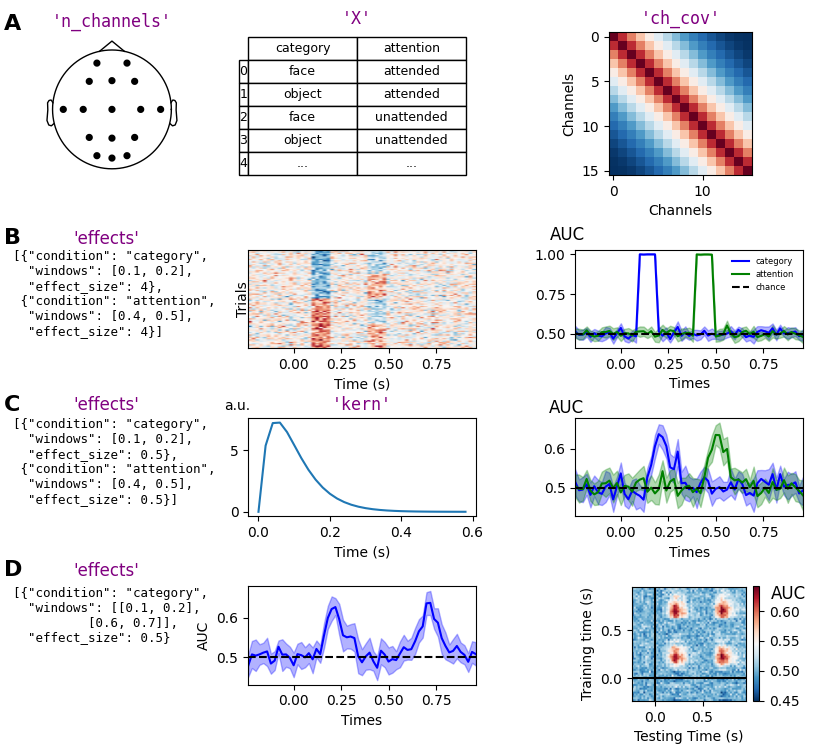

The script that saved this image:
import mne
import pylustrator
import pandas as pd
import matplotlib.pyplot as plt
import scipy
import numpy as np
from multisim import Simulator
from sklearn.svm import SVC
from sklearn.pipeline import make_pipeline
from sklearn.preprocessing import StandardScaler
from mne.decoding import SlidingEstimator, GeneralizingEstimator, cross_val_multiscore
from mne.stats import permutation_cluster_1samp_test, bootstrap_confidence_interval
from scipy.stats import gamma as gamma_dist


def do_decoding(epochs, labels, estimator):
    scores = {' vs. '.join(np.sort(list(set(lbls)))): [] for lbls in labels}
    for epo in epochs:
        for lbls in labels:
            # Extract the data:
            data = epo.get_data()
            # Classification of category
            scores[' vs. '.join(np.sort(list(set(lbls))))].append(
                np.mean(
                    cross_val_multiscore(
                        estimator, data, lbls, cv=5, n_jobs=-1, verbose="WARNING"
                    ),
                    axis=0,
                )
            )
    return {key: np.array(val) for key, val in scores.items()}

# =================================================================================
# 1. Simulate data with various effects specifications:

# ====================================================
# 1.1. Specify fixed parameters:
n_channels = 8  # EEG system with 32 electrodes
n_subjects = 20  # Recording from 20 subjects
noise_std = 1 # Variance of the data
ch_cov = None  # Assuming that the data of each sensor are independent
tmin = -0.2
tmax = 1.0
sfreq = 50  # Simulating data at 50Hz
X = np.array([[1, 1, -1, -1] * 20, [1, -1] * 40]).T # Design matrix
cond_names = ["category", "attention"] # Name of experimental conditions
X = pd.DataFrame(X, columns=cond_names)  # Add a column for the interaction between category and attention
mapping = {"category": {1: "face", -1: "object"}, "attention": {1: "attended", -1: "unattended"}}
cate_lbl = np.array([mapping["category"][val] for val in X.to_numpy()[:, 0]]) # Labels for decoding
att_lbl = np.array([mapping["attention"][val] for val in X.to_numpy()[:, 1]]) # Labels for decoding
ch_cov = scipy.linalg.toeplitz(np.linspace(1, 0, 16)**2) # Channels by channels covariance matrix

# ====================================================
# 1.2. Specify effects:
effects_strong = [
    {"condition": 'category',
        "windows": [0.1, 0.2],
        "effect_size": 4},
    {"condition": 'attention',
        "windows": [0.4, 0.5],
        "effect_size": 4},
]
effects_medium = [
    {"condition": 'category',
        "windows": [0.1, 0.2],
        "effect_size": 0.5},
    {"condition": 'attention',
        "windows": [0.4, 0.5],
        "effect_size": 0.5},
]
effects_temp_gen = [
    {"condition": 'category',
        "windows": [[0.1, 0.2], [0.6, 0.7]],
        "effect_size": 0.5}
]

# Create kernel:
t = np.arange(0, 0.6, 1 / sfreq)  # time vector (in seconds)
kernel = gamma_dist(a=2, scale=0.05).pdf(t)

# ====================================================
# 1.3. Simulate effects:

# 1.3.1. Strong effects:
sims = Simulator(
    X,  # Design matrix
    effects_strong,    # effects to simulate
    noise_std,  # Observation noise
    n_channels,  # Number of channelss
    n_subjects,  # Number of subjects
    -0.25,
    1.0,  # Start and end of epochs
    sfreq,  # Sampling frequency of the data
    random_state=48
)
epochs_strong = sims.export_to_mne(X=X.copy(), mapping=mapping)

# 1.3.2. Effects with kernel
sims = Simulator(
    X,  # Design matrix
    effects_medium,    # effects to simulate
    noise_std,  # Observation noise
    n_channels,  # Number of channelss
    n_subjects,  # Number of subjects
    -0.25,
    1.0,  # Start and end of epochs
    sfreq,  # Sampling frequency of the data
    kern=kernel,
    random_state=48
)
epochs_kernel = sims.export_to_mne(X=X.copy(), mapping=mapping)

# 1.3.3. Effects with temporal generalization
sims = Simulator(
    X,  # Design matrix
    effects_temp_gen,    # effects to simulate
    noise_std,  # Observation noise
    n_channels,  # Number of channelss
    n_subjects,  # Number of subjects
    -0.25,
    1.0,  # Start and end of epochs
    sfreq,  # Sampling frequency of the data
    kern=kernel,
    random_state=48
)
epochs_temp_gen = sims.export_to_mne(X=X.copy(), mapping=mapping)

# =================================================================================
# 2. Perform decoding:

# Create the classifier:
clf = make_pipeline(StandardScaler(), SVC())
# Time resolved
time_decod = SlidingEstimator(clf, n_jobs=None, scoring="accuracy", verbose=True)
cross_temp_decod = GeneralizingEstimator(clf, n_jobs=None, scoring="accuracy", verbose=True)

scores_strong = do_decoding(epochs_strong, [cate_lbl, att_lbl], time_decod)
scores_kernel = do_decoding(epochs_kernel, [cate_lbl, att_lbl], time_decod)
scores_temp_gen = do_decoding(epochs_temp_gen, [cate_lbl, att_lbl], cross_temp_decod)

# =================================================================================
# 3. Plotting
pylustrator.start()
fig, ax = plt.subplots(4, 3, figsize=(8.27, 11.69))

# ====================================================
# 3.1. Upper row (data parameters):
# 3.1.1. Left: Plot montage
montage = mne.channels.make_standard_montage("biosemi16")
montage.plot(kind='topomap', show_names=False, axes=ax[0, 0], show=False)
ax[0, 0].set_title("'n_channels'", fontsize=12, fontfamily='monospace', color='purple', 
                   bbox=dict(boxstyle="round,pad=0.2", fc="whitesmoke", ec="gray", lw=0.5))

# 3.1.2. Middle: Plot the design matrix:
X = pd.DataFrame({
    "category": ['face', 'object', 'face', 'object', '...'],
    "attention": ['attended', 'attended', 'unattended', 'unattended', '...'],
})
ax[0, 1].set_axis_off()
pd.plotting.table(ax[0, 1], X, loc='upper center', cellLoc='center')
ax[0, 1].set_title("'X'", fontsize=12, fontfamily='monospace', color='purple', 
                   bbox=dict(boxstyle="round,pad=0.2", fc="whitesmoke", ec="gray", lw=0.5))

# 3.1.3. Right: Plot covariance matrix:
ax[0, 2].imshow(ch_cov, aspect='equal', cmap='RdBu_r')
ax[0, 2].set_title("'ch_cov'", fontsize=12, fontfamily='monospace', color='purple', 
                   bbox=dict(boxstyle="round,pad=0.2", fc="whitesmoke", ec="gray", lw=0.5))
ax[0, 2].set_xlabel('Channels')
ax[0, 2].set_ylabel('Channels')

# ====================================================
# 3.2. 2nd row (minimal example):

# 3.2.1. Left: Plot effects dict:
# Convert to formatted string
text = (
    '[{"condition": "category",\n'
    '  "windows": [0.1, 0.2],\n'
    '  "effect_size": 4},\n'
    ' {"condition": "attention",\n'
    '  "windows": [0.4, 0.5],\n'
    '  "effect_size": 4}]'
)
ax[1, 0].text(0, 1, text, fontsize=12, va='top', ha='left', family='monospace')
ax[1, 0].set_title("'effects'", fontsize=12, fontfamily='monospace', color='purple', 
                   bbox=dict(boxstyle="round,pad=0.2", fc="whitesmoke", ec="gray", lw=0.5))
ax[1, 0].set_axis_off()

# 3.2.2. Middle: Plot activation:
data = np.squeeze(epochs_strong[0].get_data(picks=[0]))
im = ax[1, 1].imshow(data[np.argsort(epochs_strong[0].events[:, 2]), :], aspect='auto', 
                     extent=[epochs_strong[0].times[0], epochs_strong[0].times[-1], 1, 80], 
                     origin='lower', cmap='RdBu_r')
ax[1, 1].set_ylabel('Trials')
ax[1, 1].set_xlabel('Time (s)')
ax[1, 1].set_yticks([])

# 3.2.3. Right: Plot time resolved decoding:
# Compute the confidence intervals:
ci_low_cate, ci_up_cate = bootstrap_confidence_interval(scores_strong['face vs. object'])
ci_low_att, ci_up_att = bootstrap_confidence_interval(scores_strong['attended vs. unattended'])
# Plot
ax[1, 2].plot(epochs_strong[0].times, np.mean(scores_strong['face vs. object'], axis=0), label="category", color="b")
ax[1, 2].fill_between(epochs_strong[0].times, ci_low_cate, ci_up_cate, alpha=0.3, color="b")
ax[1, 2].plot(epochs_strong[0].times, np.mean(scores_strong['attended vs. unattended'], axis=0), label="attention", color="g")
ax[1, 2].fill_between(epochs_strong[0].times, ci_low_att, ci_up_att, alpha=0.3, color="g")
ax[1, 2].axhline(0.5, color="k", linestyle="--", label="chance")
ax[1, 2].set_xlim([epochs_strong[0].times[0], epochs_strong[0].times[-1]])
ax[1, 2].set_xlabel("Times")
ax[1, 2].set_ylabel("AUC")
ax[1, 2].legend()

# ====================================================
# 3.3. 3rd row (kernel example):
# 3.2.1. Left: Plot effects dict:
text = (
    '[{"condition": "category",\n'
    '  "windows": [0.1, 0.2],\n'
    '  "effect_size": 0.5},\n'
    ' {"condition": "attention",\n'
    '  "windows": [0.4, 0.5],\n'
    '  "effect_size": 0.5}]'
)
ax[2, 0].text(0, 1, text, fontsize=12, va='top', ha='left', family='monospace')
ax[2, 0].set_title("'effects'", fontsize=12, fontfamily='monospace', color='purple', 
                   bbox=dict(boxstyle="round,pad=0.2", fc="whitesmoke", ec="gray", lw=0.5))
ax[2, 0].set_axis_off()


# 3.2.1. Middle: Plot kernel
ax[2, 1].plot(t, kernel)
ax[2, 1].set_xlabel("Time (s)")
ax[2, 1].set_title("'kern'", fontsize=12, fontfamily='monospace', color='purple', 
                   bbox=dict(boxstyle="round,pad=0.2", fc="whitesmoke", ec="gray", lw=0.5))

# Compute the confidence intervals:
ci_low_cate, ci_up_cate = bootstrap_confidence_interval(scores_kernel['face vs. object'])
ci_low_att, ci_up_att = bootstrap_confidence_interval(scores_kernel['attended vs. unattended'])
# Plot
ax[2, 2].plot(epochs_kernel[0].times, np.mean(scores_kernel['face vs. object'], axis=0), label="category", color="b")
ax[2, 2].fill_between(epochs_kernel[0].times, ci_low_cate, ci_up_cate, alpha=0.3, color="b")
ax[2, 2].plot(epochs_kernel[0].times, np.mean(scores_kernel['attended vs. unattended'], axis=0), label="attention", color="g")
ax[2, 2].fill_between(epochs_kernel[0].times, ci_low_att, ci_up_att, alpha=0.3, color="g")
ax[2, 2].axhline(0.5, color="k", linestyle="--", label="chance")
ax[2, 2].set_xlim([epochs_kernel[0].times[0], epochs_kernel[0].times[-1]])
ax[2, 2].set_xlabel("Times")
ax[2, 2].set_ylabel("AUC")

# ====================================================
# 3.4. 4th row (temporal generalization):

# 3.2.1. Left: Plot effects dict:
text = (
    '[{"condition": "category",\n'
    '  "windows": [[0.1, 0.2],\n          [0.6, 0.7]],\n'
    '  "effect_size": 0.5}'
)
ax[3, 0].text(0, 1, text, fontsize=12, va='top', ha='left', family='monospace')
ax[3, 0].set_title("'effects'", fontsize=12, fontfamily='monospace', color='purple', 
                   bbox=dict(boxstyle="round,pad=0.2", fc="whitesmoke", ec="gray", lw=0.5))
ax[3, 0].set_axis_off()

# 3.2.2. Middle: Plot time resolved decoding:
time_res_decoding = np.array([np.diag(scores_temp_gen['face vs. object'][i, :, :])for i in range(scores_temp_gen['face vs. object'].shape[0])])
ci_low_cate, ci_up_cate = bootstrap_confidence_interval(time_res_decoding)
# Plot time resolves:
ax[3, 1].plot(epochs_temp_gen[0].times, np.mean(time_res_decoding, axis=0), label="category", color="b")
ax[3, 1].fill_between(epochs_temp_gen[0].times, ci_low_cate, ci_up_cate, alpha=0.3, color="b")
ax[3, 1].axhline(0.5, color="k", linestyle="--", label="chance")
ax[3, 1].set_xlim([epochs_temp_gen[0].times[0], epochs_temp_gen[0].times[-1]])
ax[3, 1].set_xlabel("Times")
ax[3, 1].set_ylabel("AUC")
# 3.2.3. Middle: Plot temporal generalization
im = ax[3, 2].imshow(np.mean(scores_temp_gen['face vs. object'], axis=0), cmap="RdBu_r", 
               origin="lower", extent=epochs_temp_gen[0].times[[0, -1, 0, -1]])
ax[3, 2].axhline(0.0, color="k")
ax[3, 2].axvline(0.0, color="k")
ax[3, 2].xaxis.set_ticks_position("bottom")
ax[3, 2].set_xlabel(
    'Condition: Testing Time (s)',
)
ax[3, 2].set_ylabel('Condition: Training Time (s)')
fig.colorbar(im, ax=ax[3, 2], label="Performance (ROC AUC)")

plt.tight_layout()
#% start: automatic generated code from pylustrator
plt.figure(1).ax_dict = {ax.get_label(): ax for ax in plt.figure(1).axes}
import matplotlib as mpl
getattr(plt.figure(1), '_pylustrator_init', lambda: ...)()
plt.figure(1).set_size_inches(20.960000/2.54, 19.000000/2.54, forward=True)
plt.figure(1).ax_dict["<colorbar>"].set(position=[0.9155, 0.06277, 0.02727, 0.1532], ylabel='')
plt.figure(1).ax_dict["<colorbar>"].get_yaxis().get_label().set(text='')
plt.figure(1).axes[0].set(position=[0.04508, 0.8422, 0.1829, 0.1268])
plt.figure(1).axes[0].set_position([0.049181, 0.765435, 0.173719, 0.188549])
plt.figure(1).axes[1].set(position=[0.3026, 0.7288, 0.2653, 0.2425])
plt.figure(1).axes[1].set_position([0.301515, 0.596774, 0.264390, 0.360550])
plt.figure(1).axes[2].set(position=[0.7382, 0.8422, 0.1829, 0.1291])
plt.figure(1).axes[2].set_position([0.739923, 0.765435, 0.173719, 0.191882])
plt.figure(1).axes[3].set_position([0.018076, 0.321180, 0.182232, 0.264405])
plt.figure(1).axes[3].title.set(visible=False)
plt.figure(1).axes[3].texts[0].set(position=(-0.0116, 1.304), fontsize=9.)
plt.figure(1).axes[4].set(position=[0.3015, 0.5349, 0.2767, 0.1312])
plt.figure(1).axes[4].yaxis.labelpad = -1.279052
plt.figure(1).axes[5].legend(loc=(0.6758, 0.5356), frameon=False, fontsize=6.)
plt.figure(1).axes[5].set(position=[0.6991, 0.5346, 0.2765, 0.1314])
plt.figure(1).axes[5].yaxis.labelpad = -23.423687
plt.figure(1).axes[5].get_legend().set(visible=True)
plt.figure(1).axes[5].get_yaxis().get_label().set(position=(448.9, 1.061), fontsize=12., rotation=0.)
plt.figure(1).axes[6].set_position([0.018076, -0.045751, 0.182232, 0.264405])
plt.figure(1).axes[6].title.set(visible=False)
plt.figure(1).axes[6].texts[0].set(position=(-0.0116, 1.841), fontsize=9.)
plt.figure(1).axes[7].set(position=[0.3015, 0.3098, 0.2767, 0.1312])
plt.figure(1).axes[8].set(position=[0.699, 0.3098, 0.2767, 0.1312], ylabel='')
plt.figure(1).axes[8].get_yaxis().get_label().set(text='')
plt.figure(1).axes[9].set(visible=True)
plt.figure(1).axes[9].set_position([0.019019, -0.183560, 0.182273, 0.264354])
plt.figure(1).axes[9].title.set(visible=False)
plt.figure(1).axes[9].texts[0].set(position=(-0.0167, 1.511), fontsize=9.)
plt.figure(1).axes[10].set(position=[0.3015, 0.08473, 0.2767, 0.1312])
plt.figure(1).axes[11].set(position=[0.7679, 0.063, 0.139, 0.1529], xlabel='Testing Time (s)', ylabel='Training time (s)')
plt.figure(1).axes[11].get_xaxis().get_label().set(position=(0.5, 253.2), text='Testing Time (s)')
plt.figure(1).axes[11].get_yaxis().get_label().set(position=(447., 0.5), text='Training time (s)')
plt.figure(1).text(0.0890, 0.4516, "'effects'", transform=plt.figure(1).transFigure, fontsize=12., color='#800080ff')  # id=plt.figure(1).texts[0].new
plt.figure(1).text(0.0890, 0.2302, "'effects'", transform=plt.figure(1).transFigure, fontsize=12., color='#800080ff')  # id=plt.figure(1).texts[1].new
plt.figure(1).text(0.0893, 0.7802, "'effects'", transform=plt.figure(1).transFigure, fontsize=12., color='#800080ff')  # id=plt.figure(1).texts[2].new
plt.figure(1).texts[2].set_position([0.089034, 0.673160])
plt.figure(1).text(0.9363, 0.1997, 'AUC', transform=plt.figure(1).transFigure, fontsize=12.)  # id=plt.figure(1).texts[3].new
plt.figure(1).text(0.0053, 0.9731, 'A', transform=plt.figure(1).transFigure, fontsize=16., weight='bold')  # id=plt.figure(1).texts[4].new
plt.figure(1).texts[4].set_position([0.005295, 0.960005])
plt.figure(1).text(0.0053, 0.7802, 'B', transform=plt.figure(1).transFigure, fontsize=16., weight='bold')  # id=plt.figure(1).texts[5].new
plt.figure(1).texts[5].set_position([0.005316, 0.673160])
plt.figure(1).text(0.0053, 0.4500, 'C', transform=plt.figure(1).transFigure, fontsize=16., weight='bold')  # id=plt.figure(1).texts[6].new
plt.figure(1).text(0.0053, 0.2302, 'D', transform=plt.figure(1).transFigure, fontsize=16., weight='bold')  # id=plt.figure(1).texts[7].new
plt.figure(1).text(0.2725, 0.4516, 'a.u.', transform=plt.figure(1).transFigure, )  # id=plt.figure(1).texts[8].new
plt.figure(1).text(0.6664, 0.4483, 'AUC', transform=plt.figure(1).transFigure, fontsize=12.)  # id=plt.figure(1).texts[9].new
#% end: automatic generated code from pylustrator

plt.savefig('./paper/figure1.png')
plt.close()